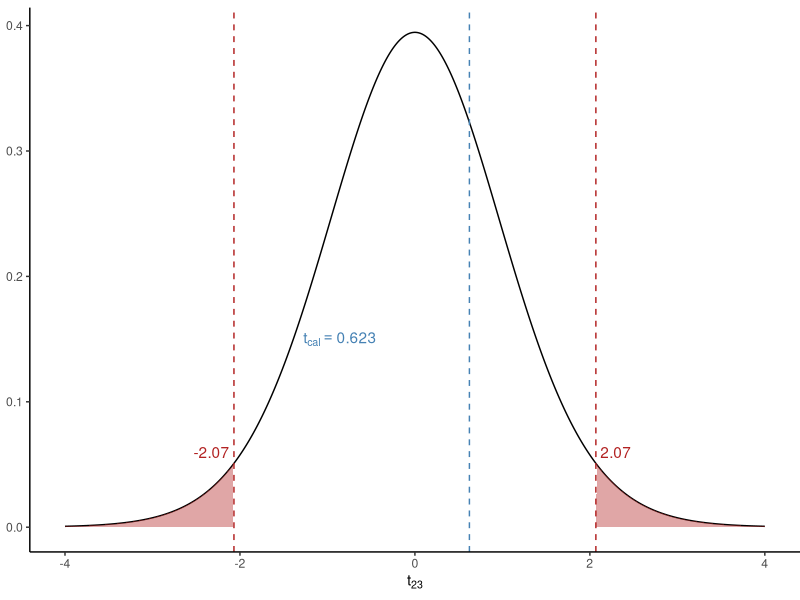
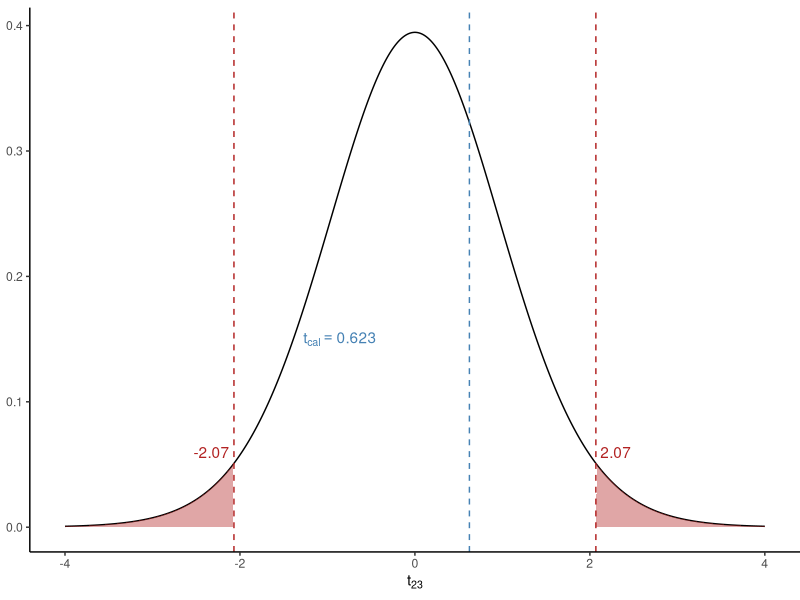

Write the R code that produced these figures, in order.
library(ggplot2)
df_val <- 23
t_crit <- qt(0.975, df_val)   # 2.069
t_cal  <- 0.623

x  <- seq(-4, 4, length.out = 600)
dd <- data.frame(x = x, y = dt(x, df_val))

ggplot(dd, aes(x, y)) +
    geom_line() +
    geom_area(data = subset(dd, x <= -t_crit),
                              aes(x, y), fill = "firebrick", alpha = 0.4) +
    geom_area(data = subset(dd, x >=  t_crit),
                              aes(x, y), fill = "firebrick", alpha = 0.4) +
    geom_vline(xintercept = t_cal, linetype = "dashed",
                                colour = "steelblue") +
    annotate("text", x = t_cal - 1.9, y = 0.15,
                            label = expression(t[cal] == 0.623),
                            hjust = 0, colour = "steelblue") +
    annotate("text", x = -t_crit - 0.05, y = 0.06,
                            label = "-2.07", hjust = 1, colour = "firebrick") +
    geom_vline(xintercept = -t_crit, linetype = "dashed",
               colour = "firebrick") +
    annotate("text", x =  t_crit + 0.05, y = 0.06,
                            label =  "2.07", hjust = 0, colour = "firebrick") +
    geom_vline(xintercept = t_crit, linetype = "dashed",
               colour = "firebrick") +
    labs(x = expression(t[23]), y = "") +
    theme_classic() +
    theme(
        panel.background = element_rect(fill = "transparent", colour = NA), # Transparent panel bg
        plot.background = element_rect(fill = "transparent", colour = NA),   # Transparent plot bg
        plot.margin = margin(t = 5.5, r = 0, b = 5.5, l = -10, unit = "pt")
    )

ggsave("two-mean-indep-equal.pdf", width = 4, height = 3)
